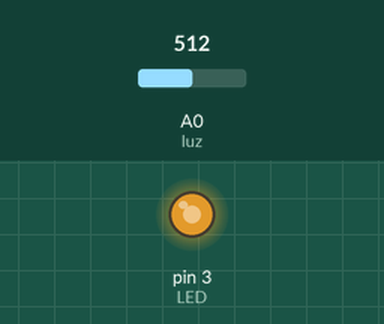
Recording of a sketch running on a simulated Arduino Uno, built with avr-gcc and run on an emulated ATmega328P. Parts: output pins drawn as LEDs (lit = HIGH). The inputs (shaded band) are chosen by the test bench; at power-on: A0 (luz) = 512. What the sketch prints to the serial monitor is not drawn.

Above: at 1.2 s.
1.3 s: A0 (luz) set to 716
At 2.1 s:
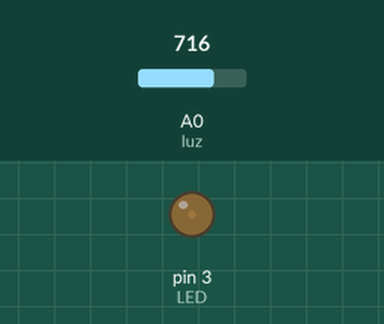
2.8 s: A0 (luz) set to 900
At 3.3 s:
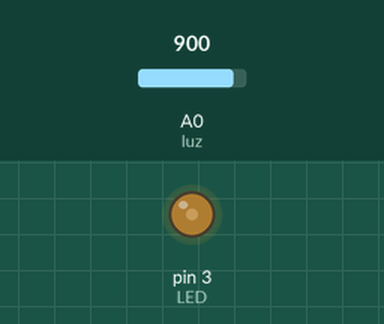
4.3 s: A0 (luz) set to 0
At 5.5 s:
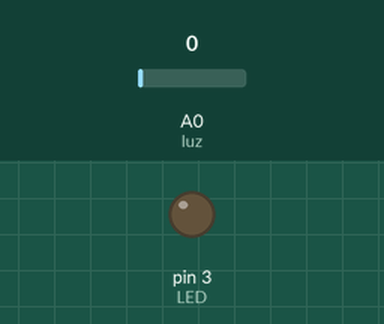
Timing chart, 0 to 7.3 s (numbered marks = the images above; inputs shaded):
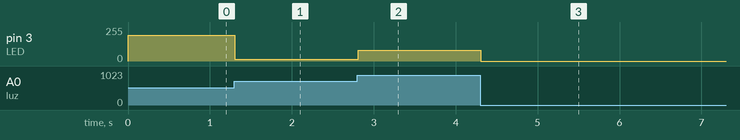

Measured:
- after the input at 1.3 s, pin 3 (LED): 192/255 → 12/255 at once
- after the input at 2.8 s, pin 3 (LED): 12/255 → 81/255 at once
- after the input at 4.3 s, pin 3 (LED): 81/255 → 0/255 at once

The sketch:

Ex9.ino
```cpp
int luz = A0;
int val;
int LED = 3;

void setup() {
    pinMode(luz, INPUT);
    pinMode(LED, OUTPUT);
    Serial.begin(9600);
}

void loop() {
	val = analogRead(luz);
    val = map(val, 0, 679, 0, 255);
    Serial.println(val);
    analogWrite(LED, val);
}
```
